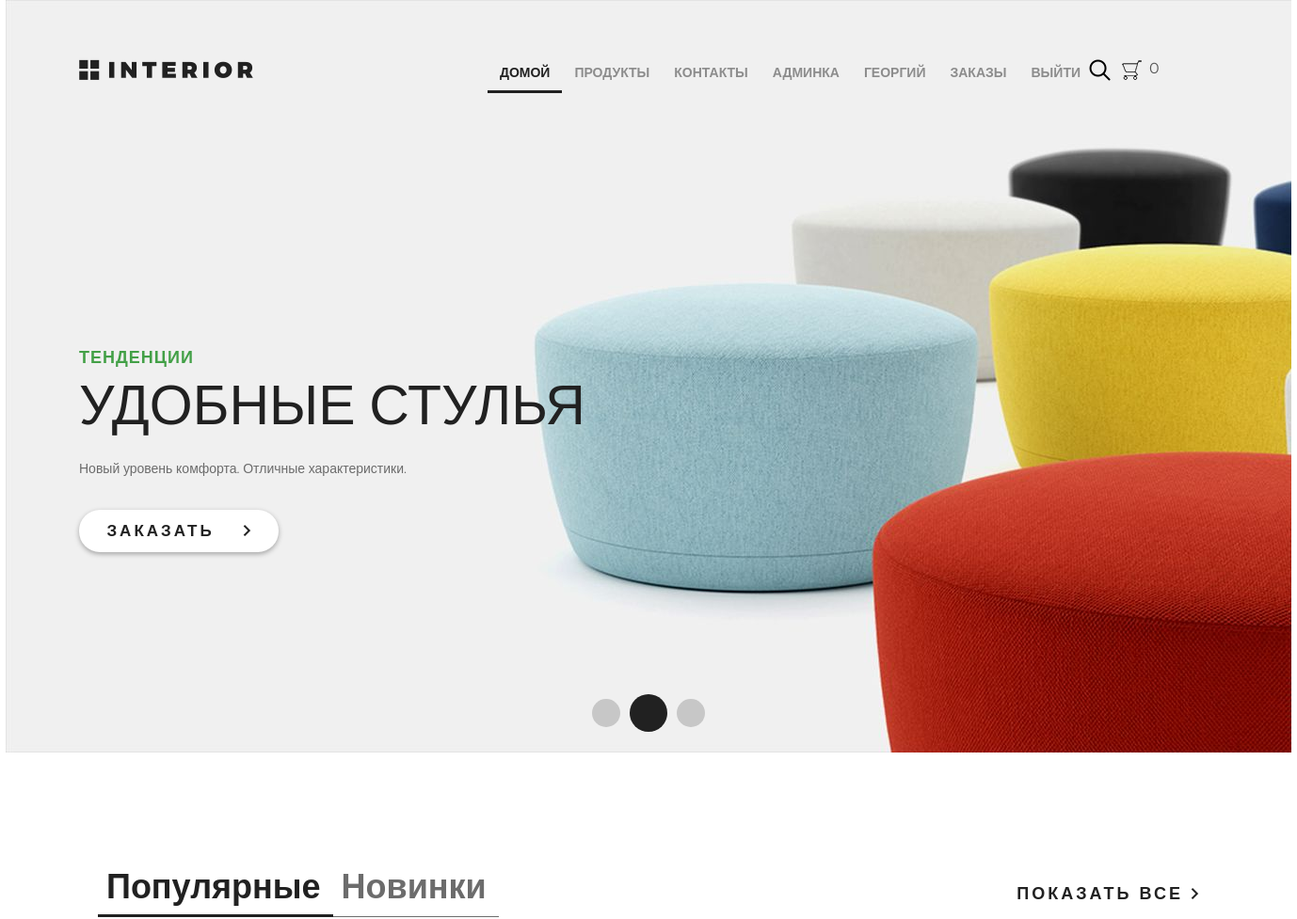
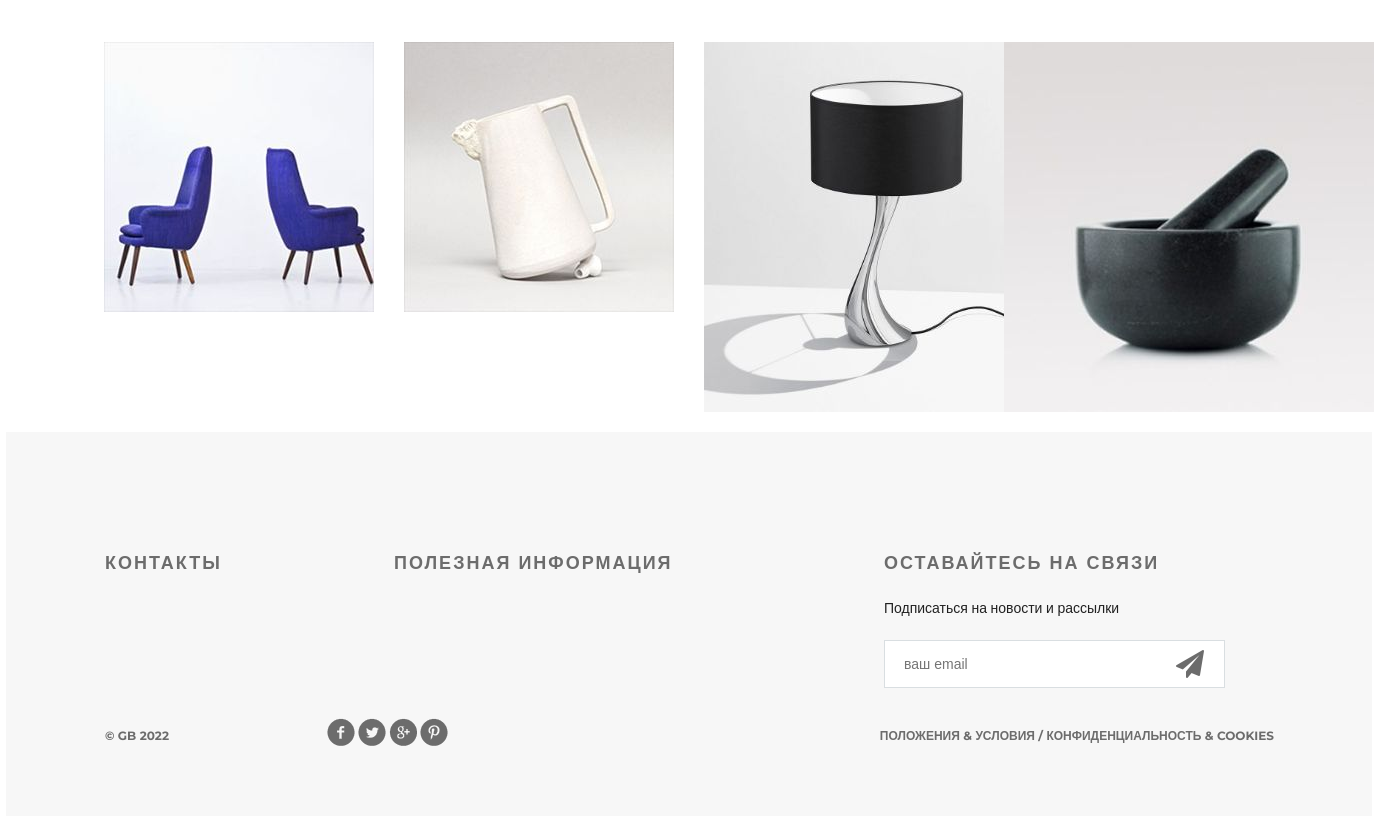
Page / (signed in) on the committed database (2 pictures, top to bottom).
### authapp/models.py (models this page shows, shortened)
class ShopUser(AbstractUser):
    avatar = models.ImageField(upload_to='users', blank=True)
    age = models.PositiveSmallIntegerField(default=18, verbose_name='Возраст')
    activation_key = models.CharField(max_length=128, blank=True, null=True)
    activation_key_expired = models.DateTimeField(blank=True, null=True)

### mainapp/models.py (models this page shows, shortened)
class Product(models.Model):
    category = models.ForeignKey(ProductCategory, on_delete=models.CASCADE)
    name = models.CharField(max_length=128, verbose_name='Название')
    image = models.ImageField(upload_to='products_images', blank=True)
    short_desc = models.CharField(max_length=255, blank=True)
    description = models.TextField(verbose_name='Описание')
    price = models.DecimalField(max_digits=8, decimal_places=2, verbose_name='Цена', default=0)
    quantity = models.PositiveSmallIntegerField(default=0, verbose_name='Количество')
    is_active = models.BooleanField(default=True)
    class Meta:
        verbose_name = 'продукт'
        verbose_name_plural = 'продукты'

### mainapp/views.py (the view)
# urls.py: path('', mainapp.index, name='index'),
def index(request):
    products_list = Product.objects.filter(is_active=True)[:4]
    context = {
        'title': 'Мой магазин',
        'products': products_list,
    }
    return render(request, 'mainapp/index.html', context)

### mainapp/context_processors.py (called while the page is built)
def basket(request):
    basket_items = []
    if request.user.is_authenticated:
        basket_items = Basket.objects.filter(user=request.user)
    return {
        'basket': basket_items
    }

### mainapp/templates/mainapp/index.html (shortened to what this page needs)
{% extends 'mainapp/base.html' %}
{% load static %}
{% block content %}
		<div class="slider">
			<div class="header clearfix">
				{% include 'mainapp/includes/inc_main_menu.html' %}
			</div>
			<div class="text-slider">
				<h3 class="green">тенденции</h3>
				<h3 class="big"> удобные стулья</h3>
				<p>Новый уровень комфорта. Отличные характеристики.</p>
				<a href="#" class="button-order">заказать <img src="{% static 'img/arrow.png' %}" alt=""></a>
			</div>
			<div class="navi">
				<a href="#"></a><a href="#"></a><a href="#"></a>
			</div>
		</div>
		<div class="featured">
			<div class="featured-menu">
					<a class="active" href="#">Популярные</a><a href="#">Новинки</a>
			</div>
			<a class="explore" href="#">показать все <img src="{% static 'img/arrow.png' %}" alt=""></a>
			<div class="clearfix">
			</div>
			<div class="tab-content">
				{% for product in products %}
				<div class="block">
					<a href="{%  url 'products:product' product.pk %}"><img src="/media/{{ product.image }}" alt="">
					</a>
				</div>
				{% endfor %}
			</div>
		</div>
{% endblock %}

### mainapp/templates/mainapp/includes/inc_main_menu.html
{% load static %}
<a href="{% url 'index' %}" class="logo"></a>
<ul class="menu">
    <li><a href="{% url 'index' %}"
           class="{% if request.resolver_match.url_name == 'index' %}active{% endif %}">домой</a></li>
    <li><a href="{% url 'products:products' %}"
           class="{% if request.resolver_match.namespace == 'products' %}active{% endif %}">продукты</a></li>
    <li><a href="{% url 'contact' %}" class="{% if request.resolver_match.url_name == 'contact' %}active{% endif %}">контакты</a>
    </li>
    {% if user.is_authenticated %}
        {% if user.is_superuser %}
            <li><a href="{% url 'adminapp:users' %}">Админка</a></li>
        {% endif %}
        <li><a href="{% url 'authapp:edit' %}">{% if user.first_name %} {{ user.first_name }} {% else %}
            Пользователь{% endif %}</a></li>
        <li><a href="{% url 'ordersapp:list' %}">Заказы</a> </li>
        <li><a href="{% url 'authapp:logout' %}">выйти</a></li>
    {% else %}
        <li><a href="{% url 'authapp:register' %}">регистрация</a></li>
        <li><a href="{% url 'authapp:login' %}">войти</a></li>
    {% endif %}
</ul>
<a href="#" class="search"></a>
<a href="{% url 'basketapp:basket' %}" class="basket">
<span>
    {% if basket %}
        {{ basket.0.total_cost|floatformat:0 }} рублей
        <br>
        ({{ basket.0.total_quantity }} шт)
    {% else %} 0
    {% endif %}
</span>
</a>

### static/css/style.css (style rules this page uses)
* { margin: 0; padding: 0; }
body { font-family: 'Montserrat', sans-serif; }
html, body { height: 100%; }
.slider { height: 800px; background-image: url(/static/img/slider.jpg); padding-left: 78px; padding-right: 211px; position: relative; }
.logo { background-image: url(/static/img/logo.png); margin-top: 63px; width: 185px; height: 22px; float: left; }
.menu { list-style-type: none; margin-top: 67px; float: right; }
.menu li { float: left; }
.menu a { color: #8c8c8c; font-size: 14px; font-weight: 700; text-align: right; text-transform: uppercase; text-decoration: none; padding: 10px 13px; }
.menu .active { color: #212121; font-weight: 700; border-bottom: 3px solid #212121; }
.search { display: block; width: 23px; height: 23px; background-image: url(/static/img/search.png); position: absolute; top: 63px; left: 1151px; }
.basket { display: block; width: 23px; height: 23px; background-image: url(/static/img/basket.png); position: absolute; top: 63px; left: 1185px; text-decoration: none; color: #555; }
.basket span { display: block; margin-left: 30px; width: 150px; }
.clearfix:after { content: ""; display: block; clear: both; }
.text-slider { margin-top: 288px; position: absolute; }
.text-slider p { color: #6c6c6c; font-size: 14px; text-align: left; width: 458px; line-height: 24px; }
.button-order { background-color: #ffffff; box-shadow: 0px 2px 4.85px 0.15px rgba(33, 33, 33, 0.35); width: 212px; height: 45px; display: block; text-transform: uppercase; text-align: center; border-radius: 22px; text-decoration: none; color: #212121; font-size: 17px; font-weight: 700; line-height: 45px; margin-top: 32px; letter-spacing: 3px; }
.button-order img { padding-left: 22px; }
.green { text-transform: uppercase; color: #43a047; font-size: 18px; font-weight: 700; text-align: left; margin-bottom: 22px; line-height: 13px; letter-spacing: 1px; }
.big { color: #212121; font-size: 59px; line-height: 43px; text-transform: uppercase; font-weight: 100; margin-bottom: 34px; }
.navi { position: absolute; bottom: 22px; right: 618px; display: flex; width: 130px; height: 40px; justify-content: space-between; align-items: center; }
.navi a { display: block; width: 30px; height: 30px; border-radius: 50%; background-color: rgba(33, 33, 33, 0.2); float: left; margin: 0px 5px; }
.navi a:nth-child(2) { display: block; width: 40px; height: 40px; border-radius: 50%; background-color: #212121; float: left; margin: 0px; }
.featured { padding-left: 98px; padding-right: 98px; }
.featured-menu { margin-top: 120px; width: 300px; height: 49px; float: left; }
.featured-menu a { color: #6c6c6c; font-size: 36px; font-weight: 700; text-align: left; text-decoration: none; border-bottom: 1px solid #6c6c6c; padding-bottom: 10px; padding-right: 13px; padding-left: 9px; }
.featured-menu .active { font-size: 36px; font-weight: 700; text-align: left; color: #212121; border-bottom: 3px solid #212121; padding-bottom: 8px; }
.explore { text-transform: uppercase; color: #212121; font-size: 18px; font-weight: 700; line-height: 24px; text-align: center; float: right; margin-top: 138px; letter-spacing: 3px; text-decoration: none; }
.tab-content { margin-top: 50px; display: flex; justify-content: space-between; margin-bottom: 120px; }
.tab-content .block { height: 270px; width: 270px; position: relative; }

### rows in the picture
ShopUser: first_name "ГЕОРГИЙ"
Product: image (picture)
Product: image (picture)
Product: image (picture)
Product: image (picture)
